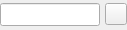
<ui version="4.0" >
 <class>BusquedaFechaBase</class>
 <widget class="QWidget" name="BusquedaFechaBase" >
  <property name="windowModality" >
   <enum>Qt::NonModal</enum>
  </property>
  <property name="geometry" >
   <rect>
    <x>0</x>
    <y>0</y>
    <width>127</width>
    <height>30</height>
   </rect>
  </property>
  <property name="focusPolicy" >
   <enum>Qt::StrongFocus</enum>
  </property>
  <property name="windowTitle" >
   <string>Form1</string>
  </property>
  <layout class="QGridLayout" >
   <property name="leftMargin" >
    <number>0</number>
   </property>
   <property name="topMargin" >
    <number>0</number>
   </property>
   <property name="rightMargin" >
    <number>0</number>
   </property>
   <property name="bottomMargin" >
    <number>0</number>
   </property>
   <property name="horizontalSpacing" >
    <number>0</number>
   </property>
   <property name="verticalSpacing" >
    <number>0</number>
   </property>
   <item row="0" column="0" >
    <widget class="QLineEdit" name="mui_textoFecha" >
     <property name="sizePolicy" >
      <sizepolicy vsizetype="Fixed" hsizetype="Expanding" >
       <horstretch>0</horstretch>
       <verstretch>0</verstretch>
      </sizepolicy>
     </property>
     <property name="minimumSize" >
      <size>
       <width>100</width>
       <height>23</height>
      </size>
     </property>
     <property name="text" >
      <string/>
     </property>
    </widget>
   </item>
   <item row="0" column="1" >
    <spacer>
     <property name="orientation" >
      <enum>Qt::Horizontal</enum>
     </property>
     <property name="sizeType" >
      <enum>QSizePolicy::Fixed</enum>
     </property>
     <property name="sizeHint" >
      <size>
       <width>5</width>
       <height>23</height>
      </size>
     </property>
    </spacer>
   </item>
   <item row="0" column="2" >
    <widget class="QToolButton" name="mui_busquedaFecha" >
     <property name="sizePolicy" >
      <sizepolicy vsizetype="Fixed" hsizetype="Fixed" >
       <horstretch>0</horstretch>
       <verstretch>0</verstretch>
      </sizepolicy>
     </property>
     <property name="minimumSize" >
      <size>
       <width>22</width>
       <height>22</height>
      </size>
     </property>
     <property name="maximumSize" >
      <size>
       <width>22</width>
       <height>22</height>
      </size>
     </property>
     <property name="focusPolicy" >
      <enum>Qt::StrongFocus</enum>
     </property>
     <property name="text" >
      <string/>
     </property>
     <property name="icon" >
      <iconset resource="../../bulmages.qrc" >:/Genericos32x32/images/png/i_diario.xpm</iconset>
     </property>
     <property name="iconSize" >
      <size>
       <width>15</width>
       <height>15</height>
      </size>
     </property>
     <property name="shortcut" >
      <string>Ctrl+F</string>
     </property>
    </widget>
   </item>
  </layout>
 </widget>
 <layoutdefault spacing="0" margin="0" />
 <resources>
  <include location="../../bulmages.qrc" />
 </resources>
 <connections/>
</ui>
